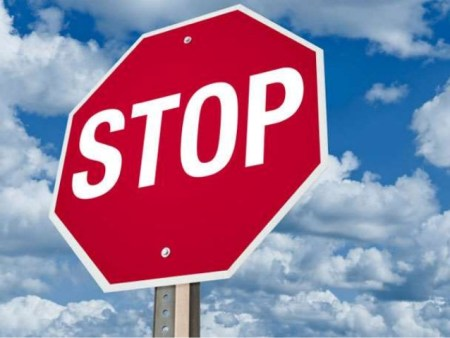
#> input picture img/stop-sign.jpg, 450 x 338 px
$ jupyter execute 'Perspective Transform.ipynb'   (shell and % lines are left out)
#> lines starting #> are read from the running program, lines starting #| are printed output that depends on the picture
[cell 1]
import cv2
import numpy as np
import matplotlib.pyplot as plt
import matplotlib.image as mpimg

[cell 2]
# Read in the image

img = mpimg.imread("img/stop-sign.jpg")
#> img is the input picture: shape (338, 450, 3); mean R, G, B 151.2, 121.6, 153.2
plt.imshow(img)

[cell 3]
# Testing out the source points for carrying out the perspective transform

plt.imshow(img)
plt.plot(320,54,".")
plt.plot(324,165,".")
plt.plot(50,217,".")
plt.plot(68,117,".")
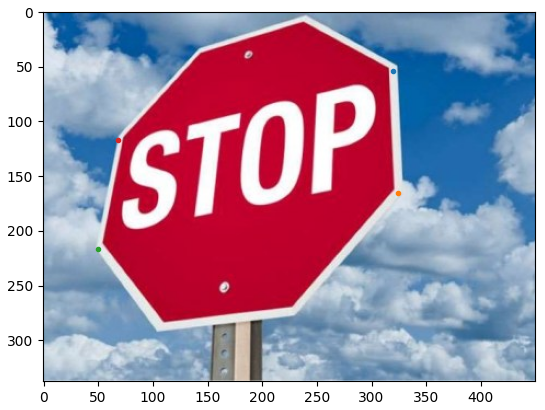
#> figure drawn by matplotlib, 1 panel

[cell 4]
def warp(img,src,dst):

    '''
    Function to warp an original image to a particular orientation.
    '''

    img_size = (img.shape[1],img.shape[0])
#> img_size = (450, 338)
    M = cv2.getPerspectiveTransform(src,dst)
    Minv = cv2.getPerspectiveTransform(dst,src)
    warped = cv2.warpPerspective(img,M,img_size,flags=cv2.INTER_LINEAR)
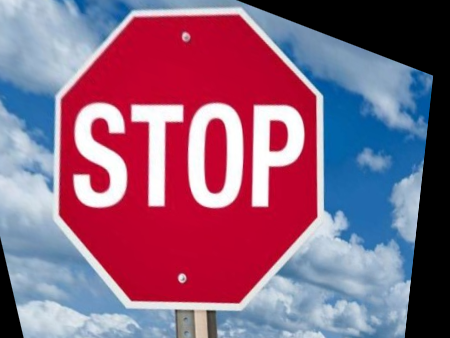
#> warped: shape (338, 450, 3); mean R, G, B 140.2, 97.6, 125.9
    return warped

[cell 5]
src = np.float32(
    [[320,54],
     [324,165],
     [50,217],
     [68,117]])

dst = np.float32(
    [[320,100],
     [320,220],
     [55,220],
     [55,100]])

[cell 6]
warped_sign = warp(img,src,dst)

[cell 7]
plt.imshow(warped_sign)

[cell 8]
f,(ax1,ax2) = plt.subplots(1,2,figsize=(10,20))

ax1.set_title("Original image")
ax1.imshow(img)

ax2.set_title("Transformed image")
ax2.imshow(warped_sign)
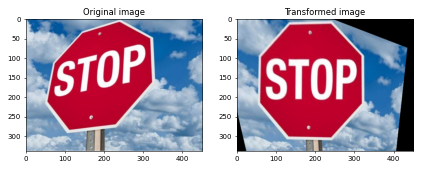
#> figure drawn by matplotlib, 2 panels

$ run again, with img/bbox-example-image.jpg copied over img/stop-sign.jpg
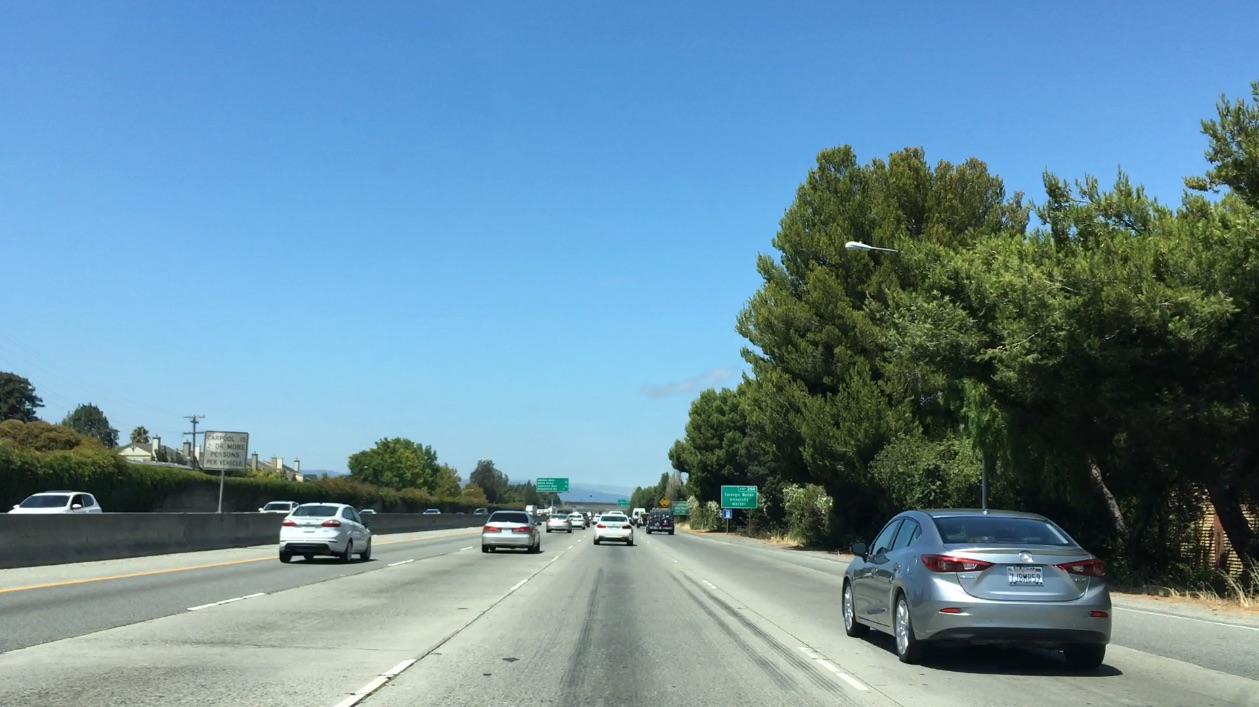
#> input picture img/bbox-example-image.jpg, 1259 x 707 px
#> img is the input picture: shape (707, 1259, 3); mean R, G, B 104.8, 141, 158.4
#> in warp, `warped = cv2.warpPerspective(img,M,img_size,flags=cv2.INTER_LINEAR)`:
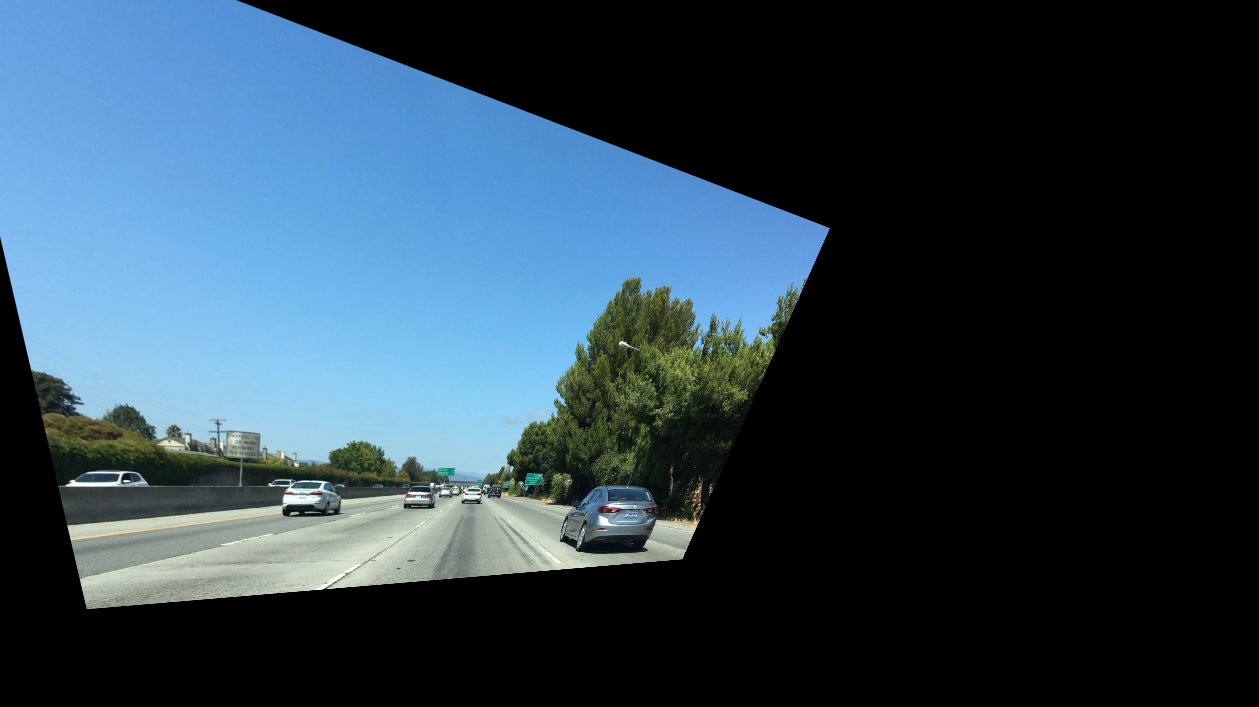
#> warped: shape (707, 1259, 3); mean R, G, B 45.4, 65.2, 78.9
#> `[cell 8] f,(ax1,ax2) = plt.subplots(1,2,figsize=(10,20))  ax1.set_titl..`:
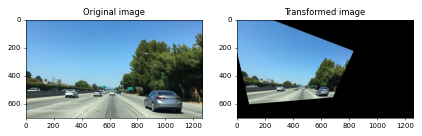
#> figure drawn by matplotlib, 2 panels

$ run again, with img/chess.jpg copied over img/stop-sign.jpg
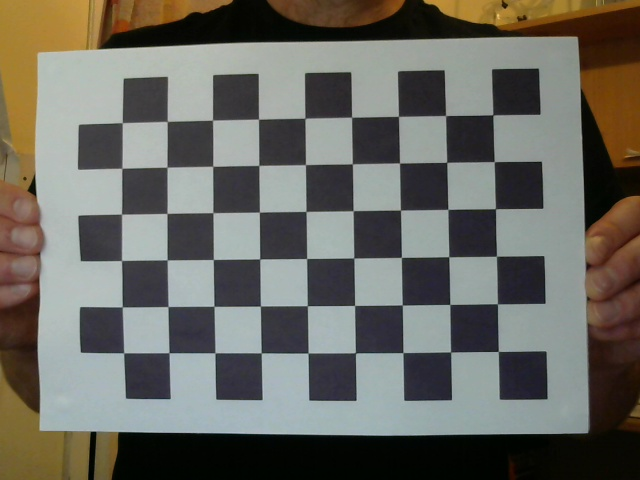
#> input picture img/chess.jpg, 640 x 480 px
#> img is the input picture: shape (480, 640, 3); mean R, G, B 106.1, 105, 97.8
#> in warp, `warped = cv2.warpPerspective(img,M,img_size,flags=cv2.INTER_LINEAR)`:
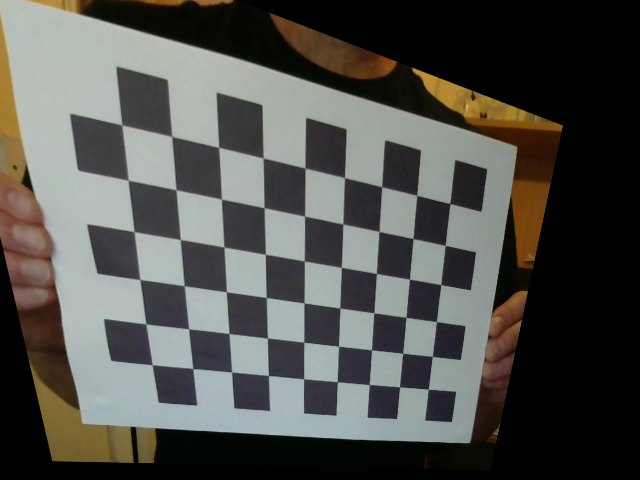
#> warped: shape (480, 640, 3); mean R, G, B 81.3, 81.3, 77
#> `[cell 8] f,(ax1,ax2) = plt.subplots(1,2,figsize=(10,20))  ax1.set_titl..`:
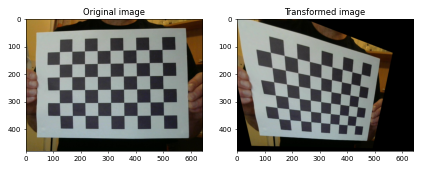
#> figure drawn by matplotlib, 2 panels

$ run again, with img/test.jpg copied over img/stop-sign.jpg
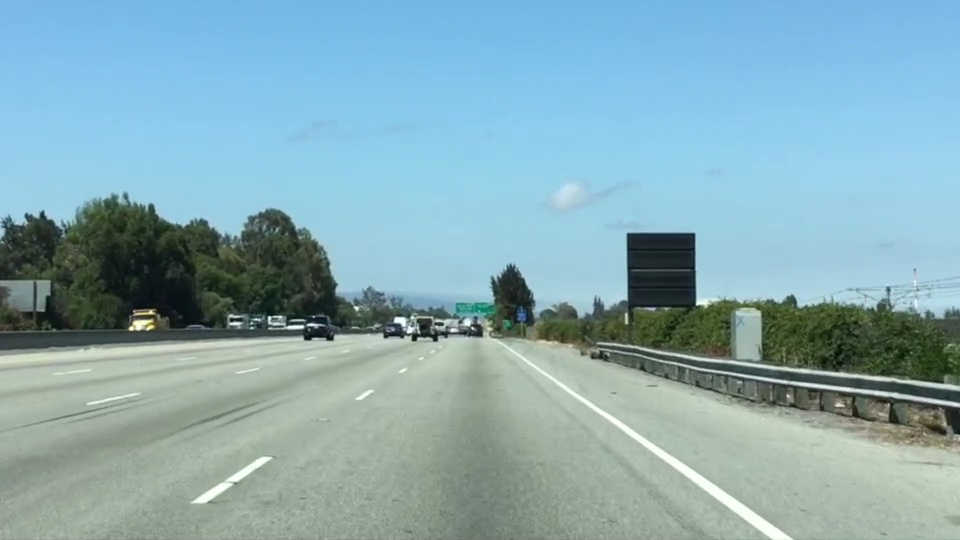
#> input picture img/test.jpg, 960 x 540 px
#> img is the input picture: shape (540, 960, 3); mean R, G, B 135.5, 171.1, 179.2
#> in warp, `warped = cv2.warpPerspective(img,M,img_size,flags=cv2.INTER_LINEAR)`:
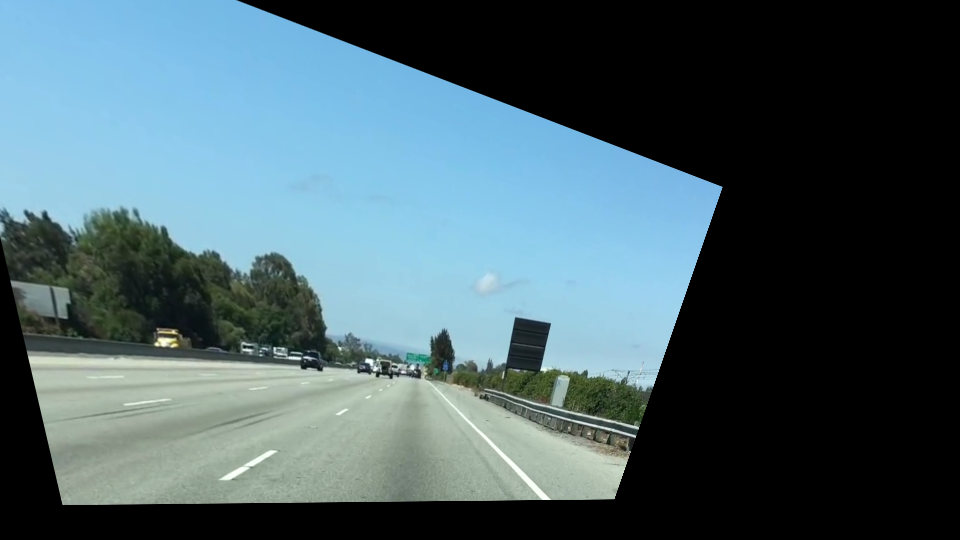
#> warped: shape (540, 960, 3); mean R, G, B 73.7, 96.5, 103.9
#> `[cell 8] f,(ax1,ax2) = plt.subplots(1,2,figsize=(10,20))  ax1.set_titl..`:
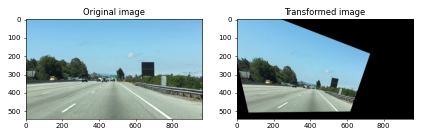
#> figure drawn by matplotlib, 2 panels
